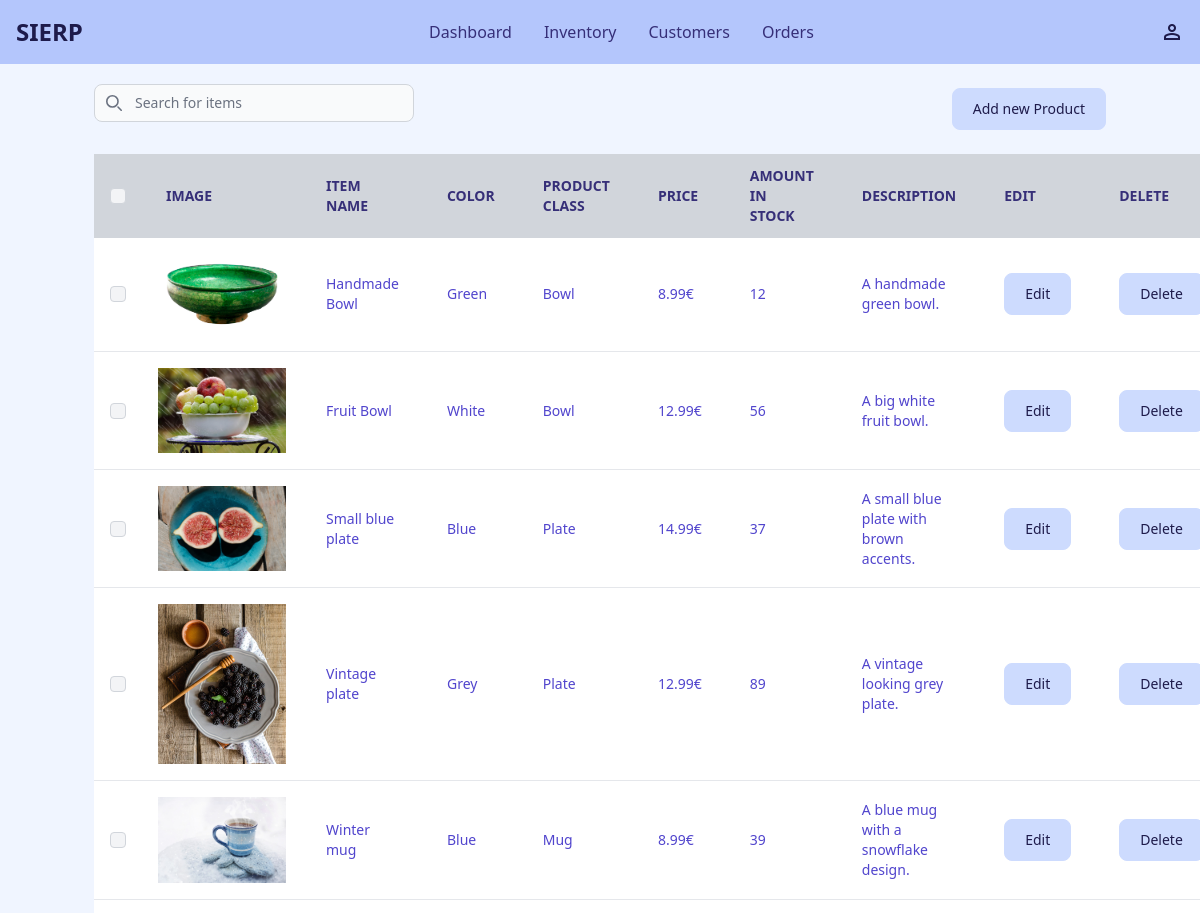
The app's page /inventory/ (upper part), older data.
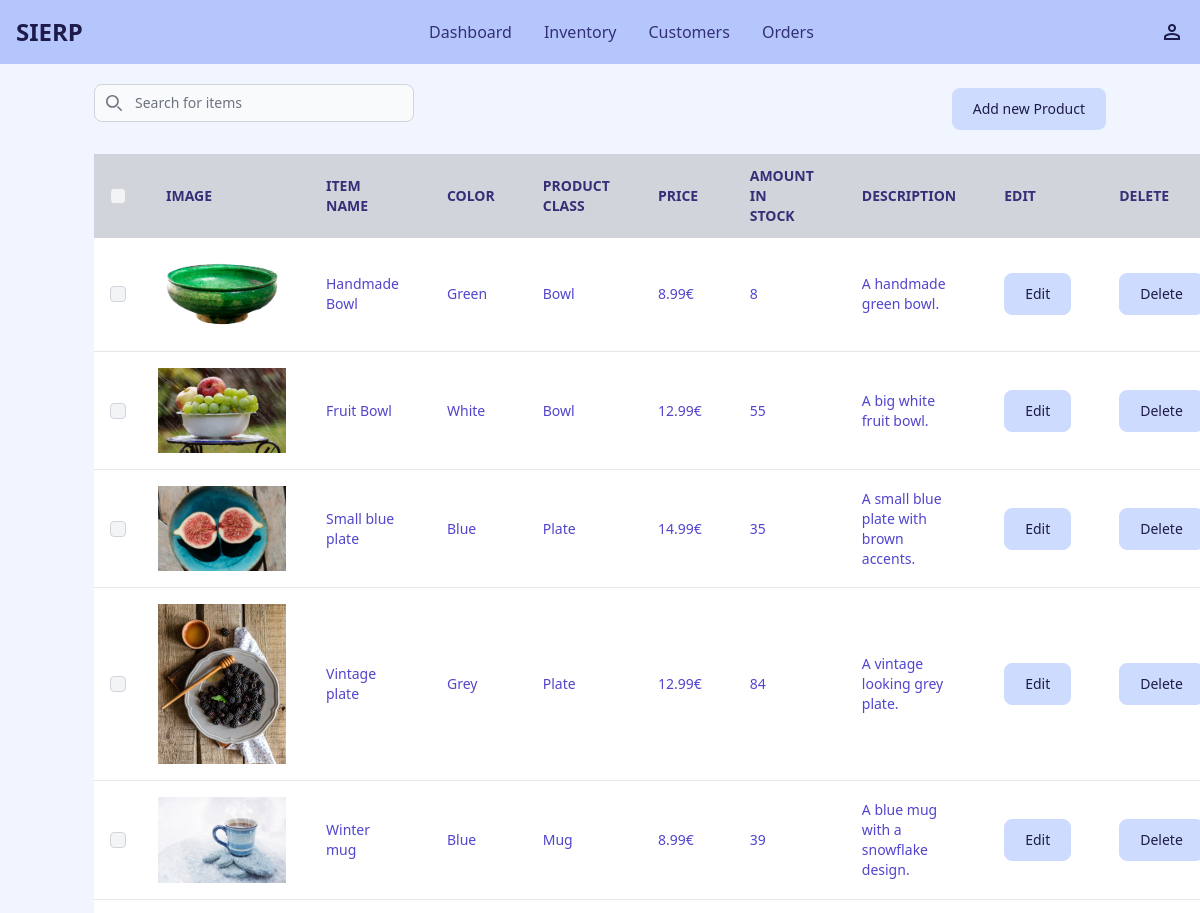
The same page, newer data.
### dashboard/models.py (models this page shows, shortened)
class Item(models.Model):
    productclass = models.ForeignKey(ProductClass, on_delete=models.CASCADE)
    description = models.CharField(max_length=400)
    id = models.BigIntegerField().primary_key=True
    amount_instock = models.PositiveBigIntegerField(default=1)
    color = models.ForeignKey(Color, on_delete=models.CASCADE)
    image = models.ImageField(upload_to="uploads/")
    price = models.FloatField(default=0)
    name = models.CharField(max_length=100, default="name") # TODO: Maybe remove default="name"????

class Color(models.Model):
    id = models.BigIntegerField().primary_key=True
    color = models.CharField(max_length=200)
    def __str__(self):
        return self.color

class ProductClass(models.Model):
    id = models.BigIntegerField().primary_key=True
    name = models.CharField(max_length=200)
    def __str__(self):
        return self.name

### dashboard/views.py (the view, shortened to what this page needs)
# urls.py: path('inventory/', views.inventory, name='inventory'),
def inventory(request):
    if request.method == "GET":
        items = Item.objects.all()
        classes = ProductClass.objects.all()
        colors = Color.objects.all()
        return render(request, "dashboard/inventory.html", {"items": items, "classes": classes, "colors": colors})

### dashboard/templates/dashboard/inventory.html (shortened to what the changed rows need)
{% extends '_base.html' %}
{% load drawer_tags %}
{% block content %}
<table class="mx-1.5 w-full text-sm text-left rtl:text-right text-indigo-200 dark:text-indigo-400 ">
    <thead class="text-s text-indigo-900 uppercase bg-gray-300">
        <tr>
            <th scope="col" class="p-4">
                <div class="flex items-center">
                    <input id="checkbox-all-search" type="checkbox" id="select_all_checkbox"
                        class="w-4 h-4 text-blue-600 bg-gray-100 border-gray-300 rounded focus:ring-blue-500 dark:focus:ring-blue-600
                         dark:ring-offset-gray-800 dark:focus:ring-offset-gray-800 focus:ring-2 dark:bg-gray-700 dark:border-gray-600">
                </div>
            </th>
            <th scope="col" class="px-6 py-3">
                Image
            </th>
            <th scope="col" class="px-6 py-3">
                Item name
            </th>
            <th scope="col" class="px-6 py-3">
                Color
            </th>
            <th scope="col" class="px-6 py-3">
                Product Class
            </th>
            <th scope="col" class="px-6 py-3">
                Price
            </th>
            <th scope="col" class="px-6 py-3">
                Amount in stock
            </th>
            <th scope="col" class="px-6 py-3">
                Description
            </th>
            <th scope="col" class="px-6 py-3">
                Edit
            </th>
            <th scope="col" class="px-6 py-3">
                Delete
            </th>
        </tr>
    </thead>
    <tbody>
        {% for item in items %}
        <tr class="bg-white border-b dark:bg-gray-800 dark:border-gray-700 hover:bg-gray-50 dark:hover:bg-gray-600 text-indigo-700"
            id="item-row">
            <td class="w-4 p-4">
                <div class="flex items-center">
                    <input id="checkbox-table-search-1" type="checkbox" name="checkbox_item" value="{{item.id}}"
                        class="w-4 h-4 text-blue-600 bg-gray-100 border-gray-300 rounded focus:ring-blue-500 dark:focus:ring-blue-600
                         dark:ring-offset-gray-800 dark:focus:ring-offset-gray-800 focus:ring-2 dark:bg-gray-700 dark:border-gray-600 inventory-checkbox">
                </div>
            </td>
            <td class="p-4">
                <img src="{{item.image.url}}" class="w-16 md:w-32 max-w-full max-h-full" alt="{{item.description}}">
            </td>
            <td class="px-6 py-4" id="name">
                {{item.name}}
            </td>
            <td class="px-6 py-4" id="color">
                {{item.color}}
            </td>
            <td class="px-6 py-4" id="productclass">
                {{item.productclass}}
            </td>
            <td class="px-6 py-4">
                {{item.price}}€
            </td>
            <td class="px-6 py-4">
                {{item.amount_instock}}
            </td>
            <td class="px-6 py-4">
                {{item.description}}
            </td>
            <td class="px-6 py-4">
                <button class="edit-button inline-flex w-auto justify-center text-indigo-950 items-center bg-indigo-200 hover:bg-indigo-400 focus:ring-4 focus:outline-none focus:ring-primary-300
                rounded-lg border border-indigo-200 text-sm font-medium px-5 py-2.5 hover:text-indigo-950 focus:z-10 dark:bg-indigo-700 dark:text-indigo-300 dark:border-indigo-500 dark:hover:text-white
                dark:hover:bg-indigo-600 dark:focus:ring-indigo-600" type="button" data-item-id="{{item.id}}"
                    data-drawer-show="edit_item" data-drawer-target="edit_item" aria-controls="edit_item"
                    data-drawer-placement="right">Edit</button>
            </td>
            <td class="px-6 py-4">
                <button id="deleteButton" data-modal-target="deleteModal{{item.id}}" data-modal-toggle="deleteModal{{item.id}}" class="inline-flex w-auto justify-center text-indigo-950 items-center bg-indigo-200 hover:bg-indigo-400 focus:ring-4 focus:outline-none focus:ring-primary-300
                rounded-lg border border-indigo-200 text-sm font-medium px-5 py-2.5 hover:text-indigo-950 focus:z-10 dark:bg-indigo-700 dark:text-indigo-300 dark:border-indigo-500 dark:hover:text-white
                dark:hover:bg-indigo-600 dark:focus:ring-indigo-600">Delete</button>
            </td>
        </tr>
        {% endfor %}
    </tbody>
</table>
{% endblock %}

Row changes from the older to the newer data that the page shows:
changed Item "Handmade Bowl": amount_instock "12" → "8"
changed Item "Fruit Bowl": amount_instock "56" → "55"
changed Item "Small blue plate": amount_instock "37" → "35"
changed Item "Vintage plate": amount_instock "89" → "84"
